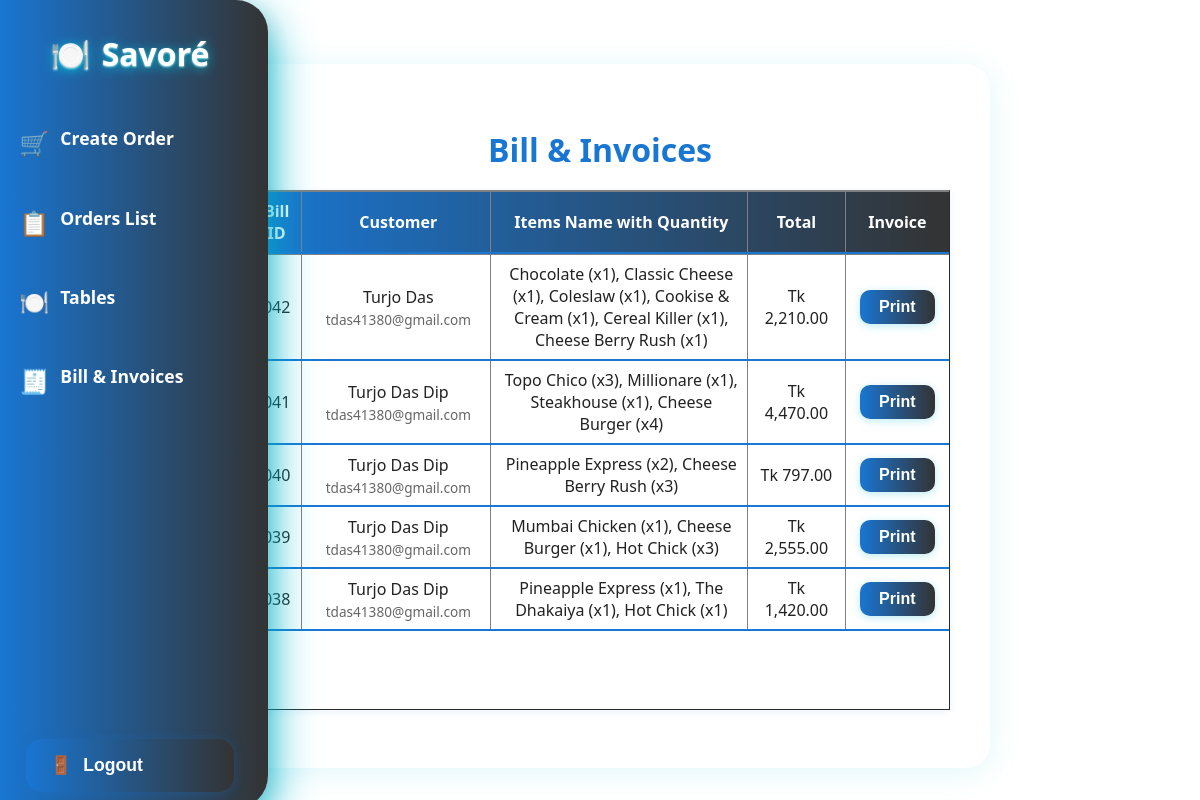
The page /employee/html/bill.php on the database its author committed.
### tables this page shows
CREATE TABLE `orders` (
  `id` int(10) UNSIGNED NOT NULL,
  `name` varchar(100) NOT NULL,
  `email` varchar(100) NOT NULL,
  `mobile` int(10) NOT NULL,
  `items` varchar(200) NOT NULL,
  `quantities` int(200) NOT NULL,
  `total` int(10) NOT NULL,
  `statuss` varchar(100) NOT NULL
);

### employee/html/bill.php (the view, shortened to what this page needs)
<?php
require_once '../config/database.php';
$sql = "SELECT id, name, email, mobile, items, quantities, total, statuss FROM orders ORDER BY id DESC";
$result = $conn->query($sql);
?>
<!DOCTYPE html>
<html lang="en">
<head>
    <link rel="stylesheet" href="../css/bill.css">
    <link rel="stylesheet" href="../css/styles.css">
</head>
<body>
    <aside class="sidebar">
        <div class="sidebar-logo">
            <span class="logo-icon">🍽️</span>
            <span class="logo-text">Savoré</span>
        </div>
        <ul class="sidebar-links">
            <li><a href="make-orders.php"><span class="icon">🛒</span> <span class="link-text">Create Order</span></a></li>
            <li><a href="orders-list.php"><span class="icon">📋</span> <span class="link-text">Orders List</span></a>
            </li>
            <li><a href="tables.php"><span class="icon">🍽️</span> <span class="link-text">Tables</span></a></li>
            <li><a href="bill.php"><span class="icon">🧾</span> <span class="link-text">Bill & Invoices</span></a></li>
        </ul>
        <button class="logout-btn"><span class="icon">🚪</span> <span class="link-text">Logout</span></button>
    </aside>
    <div class="bills-container">
        <h3>Bill & Invoices</h3>
        <table id="billsTable" border="1">
            <thead>
                <tr>
                    <th>Bill ID</th>
                    <th>Customer</th>
                    <th>Items Name with Quantity</th>
                    <th>Total</th>
                    <th>Invoice</th>
                </tr>
            </thead>
            <tbody>
                <?php
                if ($result && $result->num_rows > 0) {
                    while ($row = $result->fetch_assoc()) {
                        $items_string = trim($row['items']);
                        if (preg_match('/\(x\d+\)/', $items_string)) {
                            $items_display = $items_string;
                        }
                        echo "<tr>";
                        echo "<td>" . sprintf('%03d', $row['id']) . "</td>";
                        echo "<td>" . htmlspecialchars($row['name']) . "<br><small>" . htmlspecialchars($row['email']) . "</small></td>";
                        echo "<td>" . htmlspecialchars($items_display) . "</td>";
                        echo "<td>Tk " . number_format($row['total'], 2) . "</td>";
                        echo "<td><button class='print-invoice-btn' data-customer-name='" . htmlspecialchars($row['name']) . "' data-customer-email='" . htmlspecialchars($row['email']) . "' data-customer-mobile='" . htmlspecialchars($row['mobile']) . "'>Print</button></td>";
                        echo "</tr>";
                    }
                } else {
                    echo "<tr><td colspan='5'>No orders found</td></tr>";
                }
                ?>
            </tbody>
        </table>
    </div>
</body>
</html>

### employee/css/bill.css (style rules this page uses)
body { background: #fff; color: #222; font-family: "Segoe UI", "Roboto", Arial, sans-serif; height: 100vh; margin: 0; padding: 2rem; overflow: hidden; box-sizing: border-box; }
.bills-container { max-width: 700px; margin: 2rem auto; background: rgba(255, 255, 255, 0.08); border-radius: 24px; box-shadow: 0 4px 32px rgba(0, 188, 212, 0.12); padding: 2rem 2.5rem; color: #222; height: 80vh; display: flex; flex-direction: column; }
.bills-container h3 { color: #1976d2; font-size: 2rem; text-align: center; margin-bottom: 1.2rem; }
.bills-container table { width: 100%; min-width: 350px; border-collapse: collapse; font-size: 1rem; background: #fff; box-shadow: 0 2px 8px rgba(25, 118, 210, 0.08); flex: 1; display: block; overflow-y: scroll; overflow-x: hidden; max-height: calc(80vh - 120px); scrollbar-width: none; -ms-overflow-style: none; }
.bills-container table thead, .bills-container table tbody { display: table; width: 100%; table-layout: fixed; }
.bills-container table thead { position: sticky; top: 0; z-index: 10; }
.bills-container thead { background: linear-gradient(90deg, #1976d2 0%, #333 100%); color: #fff; }
.bills-container th, .bills-container td { border-bottom: 2px solid #1976d2; padding: 8px; text-align: center; word-wrap: break-word; overflow-wrap: break-word; }
.bills-container th:nth-child(1), .bills-container td:nth-child(1) { align-items: center; justify-content: center; width: 5%; }
.bills-container th:nth-child(2), .bills-container td:nth-child(2) { width: 25%; text-align: center; padding-left: 12px; }
.bills-container th:nth-child(3), .bills-container td:nth-child(3) { width: 35%; text-align: center; padding-left: 12px; }
.bills-container th:nth-child(4), .bills-container td:nth-child(4) { width: 12%; }
.bills-container th:nth-child(5), .bills-container td:nth-child(5) { width: 13%; }
.bills-container button { padding: 0.5rem 1.2rem; font-size: 1rem; font-weight: 600; color: #fff; background: linear-gradient(90deg, #1976d2 0%, #333 100%); border: none; border-radius: 10px; box-shadow: 0 2px 8px rgba(0, 188, 212, 0.27); cursor: pointer; transition: background 0.3s, box-shadow 0.3s, transform 0.2s; margin: 0 auto; display: block; }
.bills-container td small { display: block; color: #666; font-size: 0.85rem; margin-top: 4px; word-break: break-all; line-height: 1.2; }
.bills-container td small { color: #666; font-size: 0.85rem; display: block; margin-top: 0.2rem; }
.bills-container h3 { flex-shrink: 0; }

### employee/css/styles.css (style rules this page uses)
.sidebar { position: fixed; top: 0; left: 0; height: 95vh; width: 80px; background: linear-gradient(90deg, #1976d2 0%, #333 100%); box-shadow: 0 8px 32px rgba(0,0,0,0.18), 0 1.5px 8px rgba(0,188,212,0.12); border-radius: 0 32px 32px 0; display: flex; flex-direction: column; align-items: center; padding: 2rem 0.5rem 1rem 0; z-index: 1200; transition: width 0.3s cubic-bezier(.77,0,.18,1), box-shadow 0.3s; }
.sidebar-logo { display: flex; align-items: center; gap: 0.7rem; font-size: 2rem; font-weight: 900; color: #fff; margin-bottom: 2.5rem; text-shadow: 0 2px 12px #00bcd4, 0 1px 2px #fff; cursor: pointer; user-select: none; transition: font-size 0.3s; }
.sidebar-links { list-style: none; padding: 0; margin: 0; width: 100%; align-items: center; justify-content: center; }
.sidebar-links li { margin-bottom: 1.5rem; display: flex; align-items: center; justify-content: left; }
.sidebar-links li a { display: flex; align-items: left; gap: 0.7rem; color: #fff; font-size: 1.1rem; font-weight: 600; padding: 0.7rem 1.2rem; border-radius: 12px; transition: background 0.2s, color 0.2s; text-decoration: none; }
.sidebar-links .icon { font-size: 2rem; transition: font-size 0.3s; }
.logout-btn { margin-top: auto; width: 80%; color: #fff; background: linear-gradient(90deg, #1976d2 0%, #333 100%); border: none; border-radius: 16px; box-shadow: 0 2px 12px #1976d244; padding: 1rem 1.5rem; cursor: pointer; font-size: 1.1rem; font-weight: 700; display: flex; align-items: center; gap: 0.7rem; transition: background 0.3s, box-shadow 0.3s, transform 0.2s; }
.sidebar .logo-text, .sidebar-links .link-text, .logout-btn .link-text { display: none; transition: display 0.3s; }

### rows shown on the page
orders: id "042", name "Turjo Das", email "tdas41380@gmail.com", items "Chocolate (x1), Classic Cheese (x1), Coleslaw (x1), Cookise & Cream (x1), Cereal Killer (x1), Cheese Berry Rush (x1)", total "2,210.00"
orders: id "041", name "Turjo Das Dip", email "tdas41380@gmail.com", items "Topo Chico (x3), Millionare (x1), Steakhouse (x1), Cheese Burger (x4)", total "4,470.00"
orders: id "040", name "Turjo Das Dip", email "tdas41380@gmail.com", items "Pineapple Express (x2), Cheese Berry Rush (x3)", total "797.00"
orders: id "039", name "Turjo Das Dip", email "tdas41380@gmail.com", items "Mumbai Chicken (x1), Cheese Burger (x1), Hot Chick (x3)", total "2,555.00"
orders: id "038", name "Turjo Das Dip", email "tdas41380@gmail.com", items "Pineapple Express (x1), The Dhakaiya (x1), Hot Chick (x1)", total "1,420.00"
